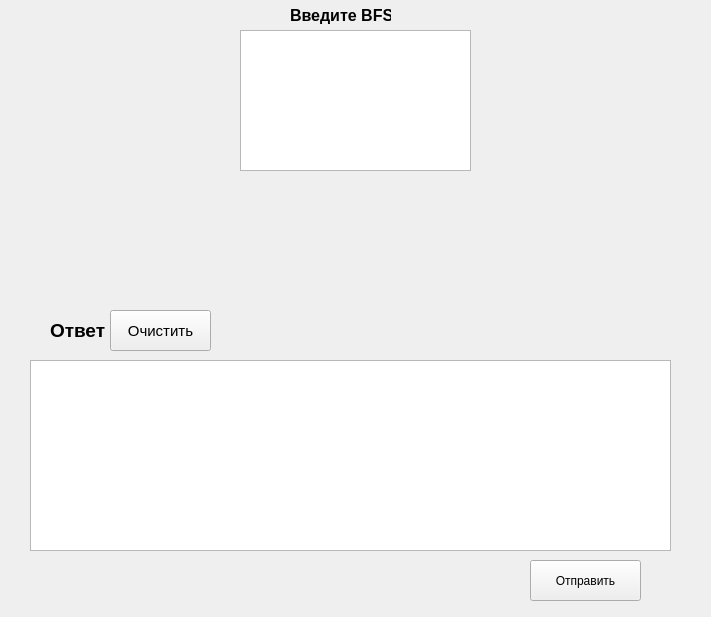
<?xml version="1.0" encoding="UTF-8"?>
<ui version="4.0">
 <class>Fourth_task</class>
 <widget class="QWidget" name="Fourth_task">
  <property name="geometry">
   <rect>
    <x>0</x>
    <y>0</y>
    <width>711</width>
    <height>617</height>
   </rect>
  </property>
  <property name="windowTitle">
   <string>Form</string>
  </property>
  <widget class="QTextEdit" name="textEdit">
   <property name="geometry">
    <rect>
     <x>30</x>
     <y>360</y>
     <width>641</width>
     <height>191</height>
    </rect>
   </property>
  </widget>
  <widget class="QLabel" name="label_2">
   <property name="geometry">
    <rect>
     <x>50</x>
     <y>310</y>
     <width>301</width>
     <height>41</height>
    </rect>
   </property>
   <property name="font">
    <font>
     <pointsize>14</pointsize>
     <bold>true</bold>
    </font>
   </property>
   <property name="text">
    <string>Ответ</string>
   </property>
  </widget>
  <widget class="QLabel" name="label">
   <property name="geometry">
    <rect>
     <x>290</x>
     <y>0</y>
     <width>101</width>
     <height>31</height>
    </rect>
   </property>
   <property name="font">
    <font>
     <pointsize>12</pointsize>
     <bold>true</bold>
    </font>
   </property>
   <property name="text">
    <string>Введите BFS</string>
   </property>
  </widget>
  <widget class="QPushButton" name="send_matrix">
   <property name="geometry">
    <rect>
     <x>530</x>
     <y>560</y>
     <width>111</width>
     <height>41</height>
    </rect>
   </property>
   <property name="text">
    <string>Отправить</string>
   </property>
  </widget>
  <widget class="QPushButton" name="clear_button">
   <property name="geometry">
    <rect>
     <x>110</x>
     <y>310</y>
     <width>101</width>
     <height>41</height>
    </rect>
   </property>
   <property name="font">
    <font>
     <pointsize>11</pointsize>
    </font>
   </property>
   <property name="text">
    <string>Очистить</string>
   </property>
  </widget>
  <widget class="QPlainTextEdit" name="plainTextEdit">
   <property name="geometry">
    <rect>
     <x>240</x>
     <y>30</y>
     <width>231</width>
     <height>141</height>
    </rect>
   </property>
  </widget>
 </widget>
 <resources/>
 <connections/>
</ui>
